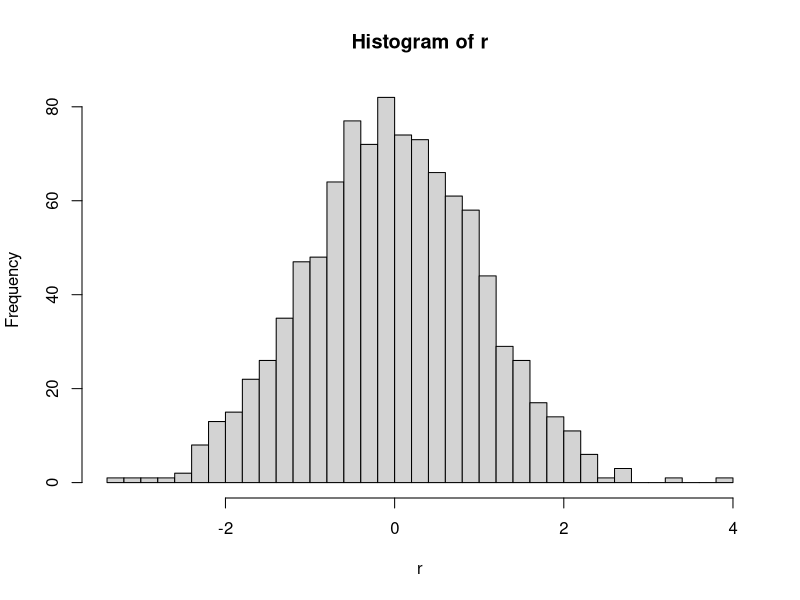
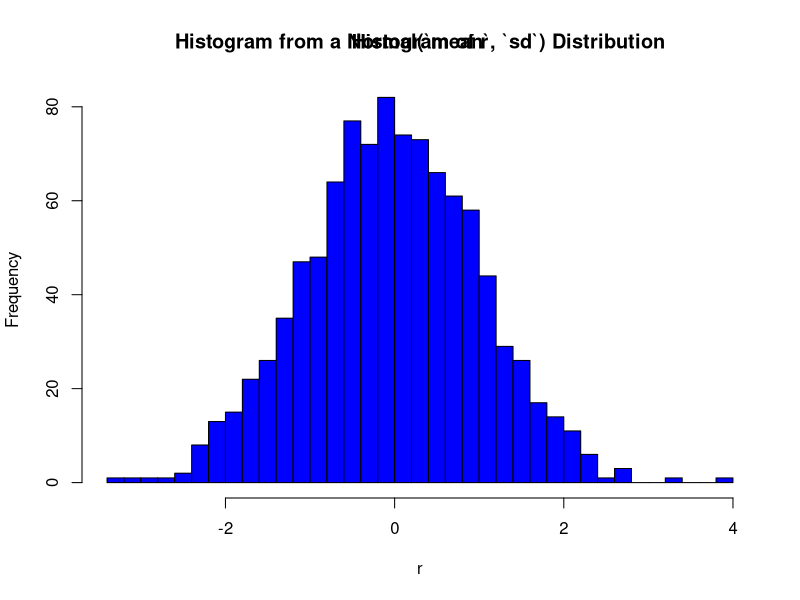

Source code (R) for these figures, in order:
## ---- chunk 1
data(iris)
iris[c(10), ]
iris[c(10), c(5) ]
## ---- chunk 2
iris[, c(5) ]
iris[c(146:150) ,]
## ---- chunk 3
flowers <- subset(iris, Petal.Width > 1)
mean(flowers$Sepal.Length)
## ---- chunk 4
for (i in 1:10) {
  if(i<5) {
   x1 <- i * 3
   print(x1)
  } else {
    x2 <- i * 2
    print(x2)
  }
}
## ---- chunk 5
set.seed(184)
while(1){  
    n <- rnorm(1, mean=1, sd=2)  
    if(n>=3){    
        break    
    }
    print(n)   
}

## ---- chunk 6
Counting<-NULL 
for (i in 1:3){
  row<-c() 
  for (j in 1:4){ 
    row[j]<-j+(i-1) 
  }
  Counting<-rbind(Counting,data.frame(V1=row[1],V2=row[2],V3=row[3],V4=row[4]))
}
Counting 
## ---- chunk 7
set.seed(184)
plotNormal<-function(repetitions,mean,sd){
  r<-rnorm(repetitions,mean,sd) 
  hist(r,breaks=40) 
}
plotNormal(1000,0,1)
## ---- chunk 8
set.seed(184)
plotNormal<-function(repetitions,mean,sd){
  r<-rnorm(repetitions,mean,sd) 
  hist(r,breaks=40,col='blue') 
  title("Histogram from a Normal(`mean`, `sd`) Distribution")
}
plotNormal(1000,0,1)
